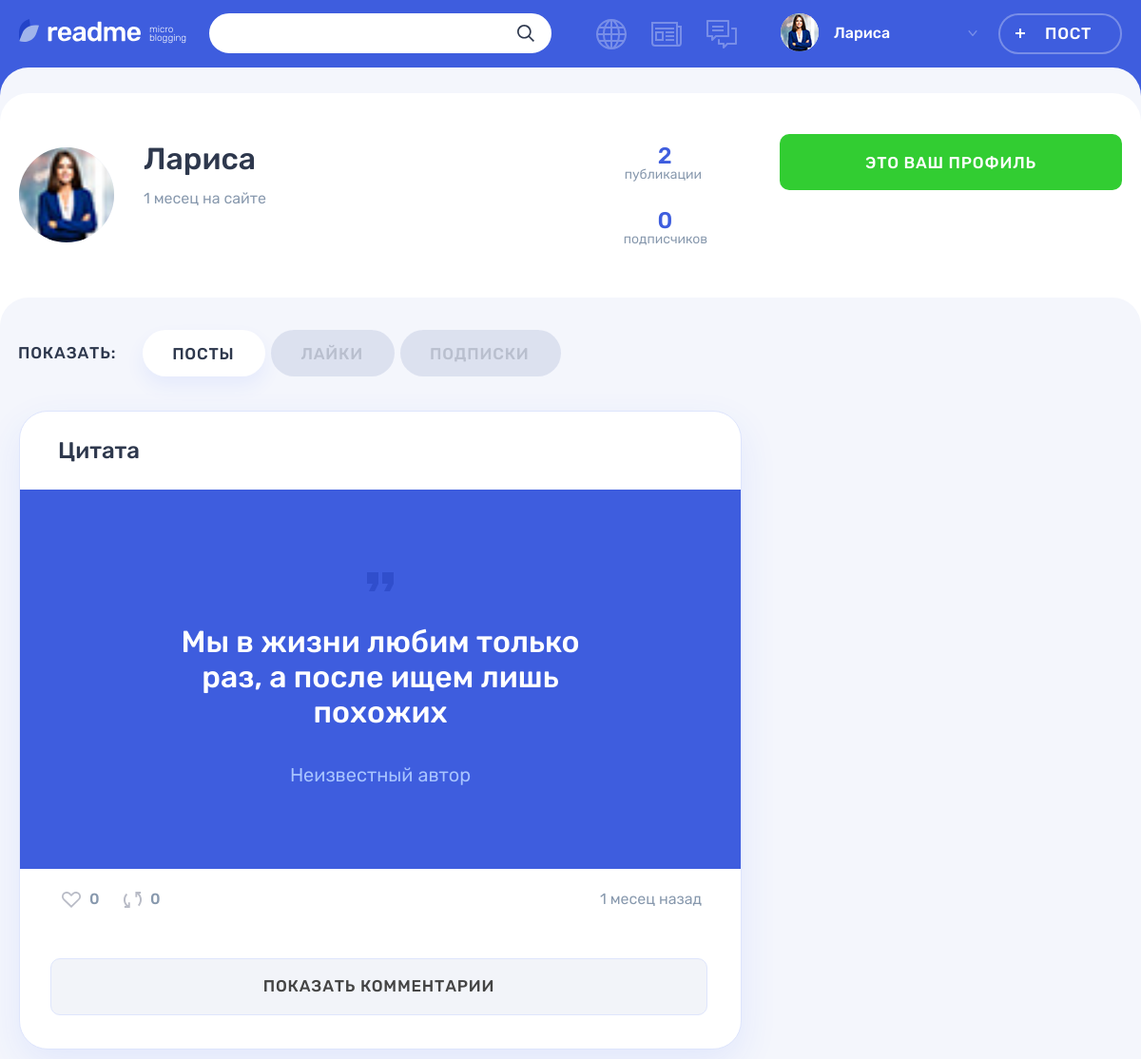
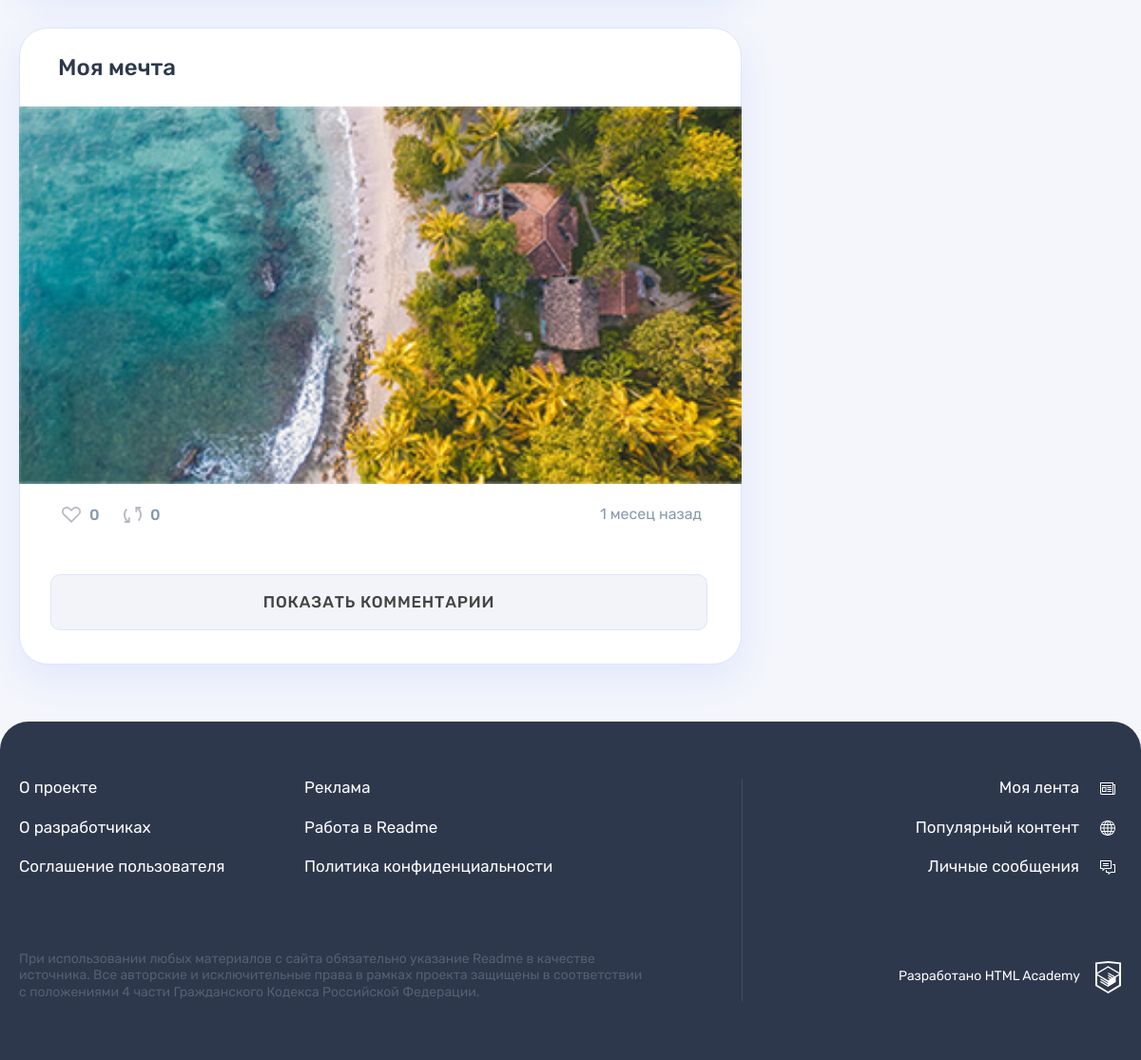
The page /profile.php?user_id=1&active_tab=posts (signed in) on the database its author committed (2 pictures, top to bottom).
### tables this page shows
CREATE TABLE users (
id INT UNSIGNED AUTO_INCREMENT PRIMARY KEY,
registration_date TIMESTAMP DEFAULT CURRENT_TIMESTAMP,
email VARCHAR(128) NOT NULL UNIQUE,
login VARCHAR(128) NOT NULL UNIQUE,
password VARCHAR(128) NOT NULL,
avatar VARCHAR(128) NOT NULL
);

CREATE TABLE posts (
  id INT UNSIGNED AUTO_INCREMENT PRIMARY KEY,
  post_date TIMESTAMP DEFAULT CURRENT_TIMESTAMP,
  title VARCHAR(128) NOT NULL,
  content_text VARCHAR(512) NULL,
  quote_author VARCHAR(128) NULL,
  img VARCHAR(128) NULL,
  video VARCHAR(128) NULL,
  link VARCHAR(256) NULL,
  views INT UNSIGNED NULL,
  
  user_id INT UNSIGNED NOT NULL,
  type_id INT UNSIGNED  NOT NULL,
  original_author_id INT UNSIGNED NULL,
  original_id INT UNSIGNED NULL
);

### db_requests.php (called while the page is built, shortened)
<?php
function get_data($link, $sql)
{
    $result = mysqli_query($link, $sql);
    $result = mysqli_fetch_all($result, MYSQLI_ASSOC);
    return $result;
}
function get_post_comments($link, $post_id)
{
    $sql = "SELECT com.*, u.login AS author, u.avatar
    FROM comments com
    JOIN posts p ON p.id = com.post_id
    JOIN users u ON u.id = com.user_id
    WHERE com.post_id = $post_id
    ORDER BY comment_date DESC";
    return get_data($link, $sql);
}
function get_posts_by_author_id($link, $author_id)
{
    $sql = "SELECT DISTINCT p.*, u.login AS author_login, ct.icon_type AS type, u.avatar,
    IFNULL((SELECT COUNT(*) FROM likes l WHERE l.post_id = p.id), 0) AS likes,
    IFNULL((SELECT COUNT(*) FROM comments com WHERE com.post_id = p.id), 0) AS comments_count,
    IFNULL((SELECT COUNT(*) FROM posts post WHERE post.original_id = p.id), 0) AS reposts,
    post.post_date AS original_date, us.login AS original_author_name, us.avatar AS original_author_avatar
    FROM posts p
    JOIN users u ON u.id = p.user_id
    JOIN content_type ct ON ct.id = p.type_id
    LEFT JOIN users us ON us.id = p.original_author_id
    LEFT JOIN posts post ON post.id = p.original_id
    WHERE p.user_id = $author_id
    ORDER BY p.post_date DESC";
    return get_data($link, $sql);
}
function get_profile_data($link, $profile_id, $user_id)
{
    $sql = "SELECT DISTINCT u.id, u.login, u.avatar, IFNULL(COUNT(p.user_id), 0) AS user_posts,
    u.registration_date,
    IFNULL((SELEct COUNT(*) FROM subscriptions sub WHERE sub.userto_id = u.id), 0) AS user_subs,
    IFNULL((SELEct COUNT(*) FROM subscriptions subs WHERE subs.userto_id = u.id AND subs.user_id = $user_id), 0) AS is_subscribed
    FROM users u
    JOIN posts p ON p.user_id = u.id
    WHERE u.id = $profile_id";
    return get_data($link, $sql)[0];
}
function get_hashtags_for_post($link, $post_id)
{
    $sql = "SELECT h.id, h.title
    FROM hashtags h
    JOIN hashtags_posts hp ON hp.tag_id = h.id
    WHERE hp.post_id = $post_id";
    return get_data($link, $sql);
}

### templates/profile/profile-posts.php (the view, shortened to what this page needs)
<section class="profile__posts tabs__content tabs__content--active">
  <?php foreach ($posts as $post) : ?>
    <article class="profile__post post post-<?= $post['type'] ?>">
      <div class="post__main">
        <h2><a href="post.php?post_id=<?= $post['id'] ?>"><?= anti_xss($post['title']) ?></a></h2>
        <div class="post__main">
          <?php if ($post['type'] === 'photo') : ?>
            <div class="post-photo__image-wrapper">
              <img src="uploads/<?= anti_xss($post['img']) ?>" alt="Фото от пользователя" width="760" height="396">
            </div>
            <?php elseif ($post['type'] === 'text') : ?>
              <?= crop_text(anti_xss($post['content_text']), $post['id']) ?>
            <?php elseif ($post['type'] === 'quote') : ?>
              <blockquote>
                <p><?= anti_xss($post['content_text']) ?></p>
                <cite><?= anti_xss($post['quote_author']) ?></cite>
              </blockquote>
            <?php endif ?>
            </div>
            <footer class="post__footer">
              <div class="post__indicators">
                <div class="post__buttons">
                  <a class="post__indicator post__indicator--likes button" href="like.php?post_id=<?= $post['id'] ?>" title="Лайк">
                    <svg class="post__indicator-icon" width="20" height="17">
                      <use xlink:href="#icon-heart"></use>
                    </svg>
                    <span><?= $post['likes'] ?></span>
                  </a>
                  <a class="post__indicator post__indicator--repost button" href="repost.php?post_id=<?=$post['id']?>" title="Репост">
                    <svg class="post__indicator-icon" width="19" height="17">
                      <use xlink:href="#icon-repost"></use>
                    </svg>
                    <span><?= $post['reposts'] ?></span>
                  </a>
                </div>
                <?php $post_date = new DateTime($post['post_date']); ?>
                <time class="post__time" title="<?= $post_date->format('d.m.Y H:i') ?>" datetime="<?= $post_date->format('Y-m-d H:i:s') ?>"><?= time_ago($post_date) ?></time>
              </div>
            </footer>
            <div class="comments">
              <a class="comments__button button <?= ($comments_for_id === $post['id']) ? "visually-hidden" : ""; ?>" href="profile.php?comments_for=<?= $post['id'] ?>#post-<?= $post['id'] ?>">Показать комментарии</a>
    </article>
  <?php endforeach ?>

### templates/profile-template.php (shortened to what this page needs)
<div class="profile profile--default">
  <div class="profile__user-wrapper">
    <div class="profile__user user container">
      <div class="profile__user-info user__info">
        <div class="profile__avatar user__avatar">
          <img class="profile__picture user__picture" width="100px" src="userpics/<?= $profile_info['avatar'] ?>" alt="Аватар пользователя">
        </div>
        <div class="profile__name-wrapper user__name-wrapper">
          <span class="profile__name user__name"><?= get_profile_name_with_br($profile_info['login']) ?></span>
          <?php $profile__registration_date = new DateTime($profile_info['registration_date']); ?>
          <time class="profile__user-time user__time" title="<?= $profile__registration_date->format('d.m.Y H:i') ?>" datetime="<?= $profile__registration_date->format('Y-m-d H:i:s') ?>"><?= time_ago($profile__registration_date, " на сайте") ?></time>
        </div>
      </div>
      <div class="profile__rating user__rating">
        <p class="profile__rating-item user__rating-item user__rating-item--publications">
          <span class="user__rating-amount"><?= $profile_info['user_posts'] ?></span>
          <span class="profile__rating-text user__rating-text"><?= plural_form($profile_info['user_posts'],  array('публикация', 'публикации', 'публикаций')) ?></span>
        </p>
        <p class="profile__rating-item user__rating-item user__rating-item--subscribers">
          <span class="user__rating-amount"><?= $profile_info['user_subs'] ?></span>
          <span class="profile__rating-text user__rating-text"><?= plural_form($profile_info['user_subs'],  array('подписчик', 'подписчика', 'подписчиков')) ?></span>
        </p>
      </div>
      <div class="profile__user-buttons user__buttons">
        <?php if ((int) $profile_info['is_subscribed'] === 1) : ?>
          <a class="profile__user-button user__button user__button--subscription button button--main button--quartz" href="subscription.php?user_id=<?= $profile_info['id'] ?>">Отписаться</a>
          <a class="profile__user-button user__button user__button--writing button button--green" href="messages.php?receiver_id=<?= $profile_info['id'] ?>">Сообщение</a>
          <?php elseif ($profile_info['id'] === $user_data['id']) : ?>
            <a class="profile__user-button user__button user__button--subscription button button--main" style="background-color:limegreen;" type="button">Это ваш профиль</a>
          <?php else : ?>
          <a class="profile__user-button user__button user__button--subscription button button--main" href="subscription.php?user_id=<?= $profile_info['id'] ?>">Подписаться</a>
        <?php endif ?>
      </div>
    </div>
  </div>
  <div class="profile__tabs-wrapper tabs">
    <div class="container">
      <div class="profile__tabs filters">
        <b class="profile__tabs-caption filters__caption">Показать:</b>
        <ul class="profile__tabs-list filters__list tabs__list">
          <li class="profile__tabs-item filters__item">
            <a class="profile__tabs-link filters__button tabs__item <?= ($active_tab === 'posts') ? 'filters__button--active tabs__item--active button' : "" ;?>" href="profile.php?active_tab=posts">Посты</a>
          </li>
          <li class="profile__tabs-item filters__item">
            <a class="profile__tabs-link filters__button tabs__item button <?= ($active_tab === 'likes') ? 'filters__button--active tabs__item--active button' : "" ;?>" href="profile.php?active_tab=likes">Лайки</a>
          </li>
          <li class="profile__tabs-item filters__item">
            <a class="profile__tabs-link filters__button tabs__item button <?= ($active_tab === 'subscriptions') ? 'filters__button--active tabs__item--active button' : "" ;?>" href="profile.php?active_tab=subscriptions">Подписки</a>
          </li>
        </ul>
      </div>
      <div class="profile__tab-content">
        <?=$profile_tab ?>
      </div>
    </div>
  </div>
</div>

### functions.php (shortened to what this page needs)
<?php
function include_template($name, $data)
{
    $name = 'templates/' . $name;
    extract($data);
    require $name;
    $result = ob_get_clean();
    return $result;
}
function anti_xss($user_content)
{
    return htmlspecialchars($user_content, ENT_QUOTES);
}
function time_ago($post_upload_time, $ago_text =" назад")
{
    $current_time = new DateTime('now');
    $interval = $post_upload_time->diff($current_time);
    $months = $interval->format('%m');
    $days = $interval->format('%d');
    $hours = $interval->format('%H');
    $minutes = $interval->format('%i');
    $years = $interval->format('%Y');
    $ago = 0;
    if ($years != 0) {
        $years = floor($years);
        $ago = $years . ' ' . plural_form($years, array('год', 'года', 'лет')) . $ago_text;
    } elseif ($months != 0) {
        $months = floor($months);
        $ago = $months . ' ' . plural_form($months, array('месец', 'месеца', 'месецев')) . $ago_text;
    } elseif ($days > 7 && $days < 35) {
        $week = floor($days / 7);
        $ago = $week . ' ' . plural_form($week, array('неделю', 'недели', 'недель')) . $ago_text;
    } elseif ($days != 0) {
        $ago = $days . ' ' . plural_form($days, array('день', 'дня', 'дней')) . $ago_text;
    } elseif ($hours != 0) {
        $hours = floor($hours);
        $ago = $hours . ' ' . plural_form($hours, array('час', 'часа', 'часов')) . $ago_text;
    } elseif ($minutes != 0) {
        $ago = $minutes . ' ' . plural_form($minutes, array('минуту', 'минуты', 'минут')) . $ago_text;
    } else {
        $ago = 'меньше минуты назад';
    }
    return $ago;
}
function plural_form($n, $forms)
{
    return $n % 10 == 1 && $n % 100 != 11 ? $forms[0] : ($n % 10 >= 2 && $n % 10 <= 4 && ($n % 100 < 10 || $n % 100 >= 20) ? $forms[1] : $forms[2]);
}
function get_profile_name_with_br($name)
{
    return implode('<br>', explode(" ", $name));
}

### rows shown on the page
users: avatar (picture), login "Лариса", registration_date "1 месец на сайте"
posts: title "Цитата", content_text "Мы в жизни любим только раз, а после ищем лишь похожих", quote_author "Неизвестный автор", likes "0", reposts "0", post_date "1 месец назад"
posts: title "Моя мечта", img (picture), likes "0", reposts "0", post_date "1 месец назад"

### other values the page prints
$user_data['login'] "Лариса"
$profile_info['user_posts'] "2"
$profile_info['user_subs'] "0"
